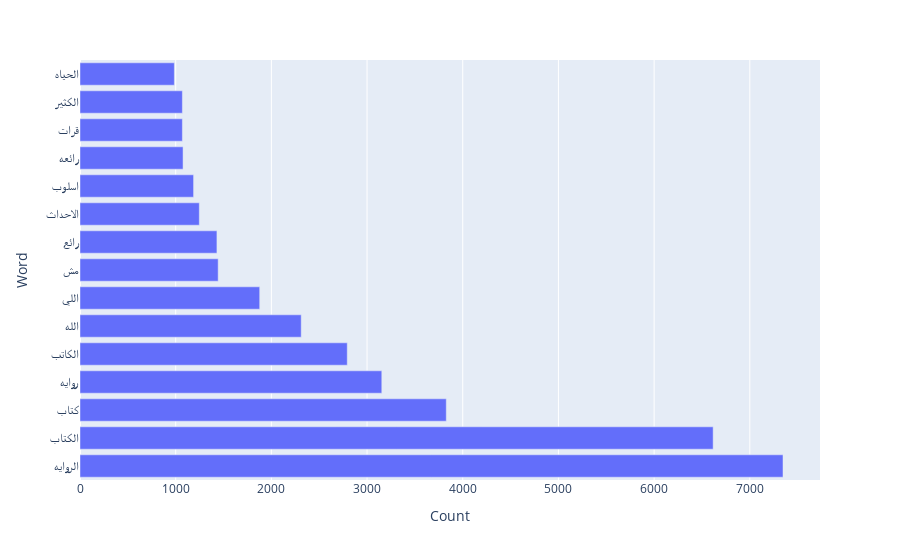

Notebook code for this chart:
### Code cell
fig = px.bar(MostFrequentWordDF, y='Word', x='Count',  orientation='h')
fig.show()

### Figure 1 — Plotly figure (JSON) as saved in the notebook; plotly's stock layout.template omitted (floating-point values rounded to 4 significant figures)
{"data": [{"alignmentgroup": "True", "hovertemplate": "Count=%{x}<br>Word=%{y}<extra></extra>", "legendgroup": "", "marker": {"color": "#636efa", "pattern": {"shape": ""}}, "name": "", "offsetgroup": "", "orientation": "h", "showlegend": false, "textposition": "auto", "type": "bar", "x": [7347, 6617, 3828, 3154, 2793, 2312, 1878, 1444, 1431, 1247, 1187, 1077, 1070, 1070, 986], "xaxis": "x", "y": ["الروايه", "الكتاب", "كتاب", "روايه", "الكاتب", "الله", "اللي", "مش", "رائع", "الاحداث", "اسلوب", "رائعه", "قرات", "الكثير", "الحياه"], "yaxis": "y"}], "layout": {"barmode": "relative", "legend": {"tracegroupgap": 0}, "margin": {"t": 60}, "xaxis": {"anchor": "y", "domain": [0, 1], "title": {"text": "Count"}}, "yaxis": {"anchor": "x", "domain": [0, 1], "title": {"text": "Word"}}}}
